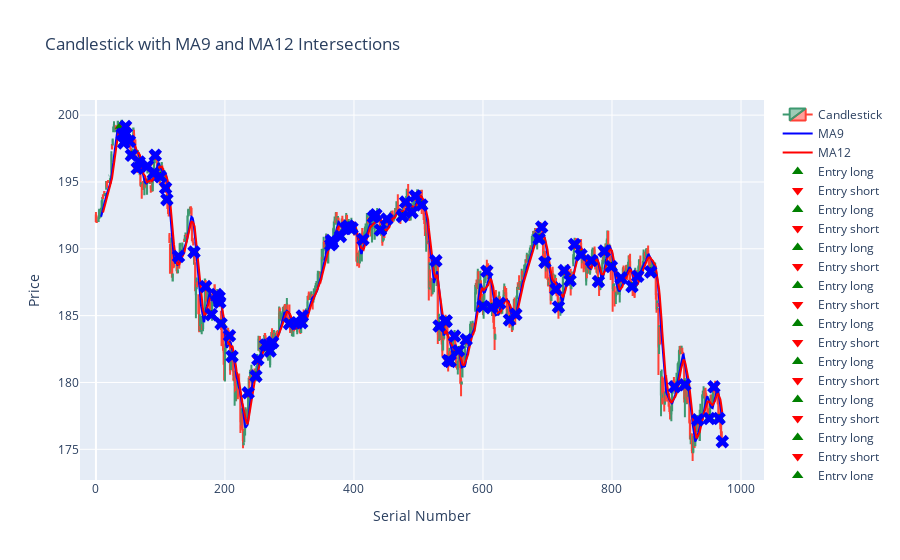

Notebook source saved alongside this figure:
### Code cell
import pandas as pd
import numpy as np
import plotly.graph_objects as go

# Load data
df = pd.read_csv('/workspaces/Futures-First/BackTest/data/LE Feb25_90min.csv')
df['Date'] = pd.to_datetime(df['Date'])

# Create a Serial Number column
df['Serial'] = range(len(df))

# Calculate Moving Averages
df['MA9'] = df['Close'].rolling(window=9).mean()
df['MA12'] = df['Close'].rolling(window=12).mean()

# Initialize variables
entry_points = []
exit_points = []
positions = []
trades = []
daily_returns = []

# DataFrame to store trade details
trade_details = pd.DataFrame(columns=['Entry Date', 'Exit Date', 'Trade Type', 'Entry Price', 'Exit Price', 'Profit'])

# Constants for tick size and tick price
tick_size = 0.025
tick_price = 10

# Iterate over DataFrame to backtest strategy
for i in range(1, len(df)):
    daily_return = 0
    
    # Check for crossing points (sign change in the difference)
    if df['MA9'][i] > df['MA12'][i] and df['MA9'][i-1] <= df['MA12'][i-1]:
        # MA9 crosses above MA12
        if positions and positions[-1]['type'] == 'long':
            # Close long position
            exit_price = df['Close'][i]
            entry_price = positions[-1]['entry_price']
            ticks = (exit_price - entry_price) / tick_size
            profit = ticks * tick_price
            exit_points.append((df['Serial'][i], exit_price, 'long'))
            trades.append(profit)
            trade_details = pd.concat([trade_details, pd.DataFrame({
                'Entry Date': [positions[-1]['entry_date']],
                'Exit Date': [df['Date'][i]],
                'Trade Type': ['Long'],
                'Entry Price': [entry_price],
                'Exit Price': [exit_price],
                'Profit': [profit]
            })], ignore_index=True)
            daily_return = profit / entry_price
            positions.pop()
        
        # Open short position
        positions.append({'type': 'short', 'entry_price': df['Close'][i], 'entry_date': df['Date'][i]})
        entry_points.append((df['Serial'][i], df['Close'][i], 'short'))
    
    elif df['MA9'][i] < df['MA12'][i] and df['MA9'][i-1] >= df['MA12'][i-1]:
        # MA9 crosses below MA12
        if positions and positions[-1]['type'] == 'short':
            # Close short position
            exit_price = df['Close'][i]
            entry_price = positions[-1]['entry_price']
            ticks = (entry_price - exit_price) / tick_size
            profit = ticks * tick_price
            exit_points.append((df['Serial'][i], exit_price, 'short'))
            trades.append(profit)
            trade_details = pd.concat([trade_details, pd.DataFrame({
                'Entry Date': [positions[-1]['entry_date']],
                'Exit Date': [df['Date'][i]],
                'Trade Type': ['Short'],
                'Entry Price': [entry_price],
                'Exit Price': [exit_price],
                'Profit': [profit]
            })], ignore_index=True)
            daily_return = profit / entry_price
            positions.pop()
        
        # Open long position
        positions.append({'type': 'long', 'entry_price': df['Close'][i], 'entry_date': df['Date'][i]})
        entry_points.append((df['Serial'][i], df['Close'][i], 'long'))
    
    daily_returns.append(daily_return)

# Close any open position at the end of the period
if positions:
    exit_price = df['Close'].iloc[-1]
    entry_price = positions[-1]['entry_price']
    if positions[-1]['type'] == 'long':
        ticks = (exit_price - entry_price) / tick_size
    else:
        ticks = (entry_price - exit_price) / tick_size
    profit = ticks * tick_price
    exit_points.append((df['Serial'].iloc[-1], exit_price, positions[-1]['type']))
    trades.append(profit)
    trade_details = pd.concat([trade_details, pd.DataFrame({
        'Entry Date': [positions[-1]['entry_date']],
        'Exit Date': [df['Date'].iloc[-1]],
        'Trade Type': [positions[-1]['type'].capitalize()],
        'Entry Price': [entry_price],
        'Exit Price': [exit_price],
        'Profit': [profit]
    })], ignore_index=True)

# Calculate total profit
total_profit = sum(trades)

# Calculate Sharpe Ratio
risk_free_rate = 0.02  # Assume 2% annual risk-free rate
daily_rf_rate = (1 + risk_free_rate) ** (1/252) - 1
excess_returns = np.array(daily_returns) - daily_rf_rate
sharpe_ratio = np.sqrt(252) * np.mean(excess_returns) / np.std(excess_returns)

# Create Candlestick Chart
fig = go.Figure(data=[go.Candlestick(x=df['Serial'],
                                     open=df['Open'],
                                     high=df['High'],
                                     low=df['Low'],
                                     close=df['Close'],
                                     name='Candlestick')])

# Add MA9 and MA12 to the chart
fig.add_trace(go.Scatter(x=df['Serial'], y=df['MA9'], mode='lines', name='MA9', line=dict(color='blue')))
fig.add_trace(go.Scatter(x=df['Serial'], y=df['MA12'], mode='lines', name='MA12', line=dict(color='red')))

# Add entry and exit points to the chart
for point in entry_points:
    fig.add_trace(go.Scatter(x=[point[0]], y=[point[1]], mode='markers', name=f"Entry {point[2]}", 
                             marker=dict(symbol='triangle-up' if point[2] == 'long' else 'triangle-down', size=10, color='green' if point[2] == 'long' else 'red')))
for point in exit_points:
    fig.add_trace(go.Scatter(x=[point[0]], y=[point[1]], mode='markers', name=f"Exit {point[2]}", 
                             marker=dict(symbol='x', size=12, color='blue')))

# Update layout
fig.update_layout(title='Candlestick with MA9 and MA12 Intersections',
                  xaxis_title='Serial Number',
                  yaxis_title='Price',
                  xaxis_rangeslider_visible=False)

# Show interactive plot
fig.show()

# Print performance metrics
print(f"Total Profit: ${total_profit:.2f}")
print(f"Sharpe Ratio: {sharpe_ratio:.2f}")

# Display trade details
print(trade_details)

### Figure 1 — Plotly figure (JSON) as saved in the notebook; plotly's stock layout.template omitted (floating-point values rounded to 4 significant figures; data arrays with more than 128 entries replaced by an {"elided": "..."} marker saying what was removed)
{"data": [{"close": {"elided": "972 float values"}, "high": {"elided": "972 float values"}, "low": {"elided": "972 float values"}, "name": "Candlestick", "open": {"elided": "972 float values"}, "type": "candlestick", "x": {"elided": "972 int values"}}, {"line": {"color": "blue"}, "mode": "lines", "name": "MA9", "type": "scatter", "x": {"elided": "972 int values"}, "y": {"elided": "972 float values"}}, {"line": {"color": "red"}, "mode": "lines", "name": "MA12", "type": "scatter", "x": {"elided": "972 int values"}, "y": {"elided": "972 float values"}}, {"marker": {"color": "green", "size": 10, "symbol": "triangle-up"}, "mode": "markers", "name": "Entry long", "type": "scatter", "x": [38], "y": [199.2]}, {"marker": {"color": "red", "size": 10, "symbol": "triangle-down"}, "mode": "markers", "name": "Entry short", "type": "scatter", "x": [41], "y": [198.6]}, {"marker": {"color": "green", "size": 10, "symbol": "triangle-up"}, "mode": "markers", "name": "Entry long", "type": "scatter", "x": [43], "y": [197.9]}, {"marker": {"color": "red", "size": 10, "symbol": "triangle-down"}, "mode": "markers", "name": "Entry short", "type": "scatter", "x": [46], "y": [199.2]}, {"marker": {"color": "green", "size": 10, "symbol": "triangle-up"}, "mode": "markers", "name": "Entry long", "type": "scatter", "x": [47], "y": [198.6]}, {"marker": {"color": "red", "size": 10, "symbol": "triangle-down"}, "mode": "markers", "name": "Entry short", "type": "scatter", "x": [52], "y": [198.1]}, {"marker": {"color": "green", "size": 10, "symbol": "triangle-up"}, "mode": "markers", "name": "Entry long", "type": "scatter", "x": [55], "y": [197]}, {"marker": {"color": "red", "size": 10, "symbol": "triangle-down"}, "mode": "markers", "name": "Entry short", "type": "scatter", "x": [64], "y": [196.0]}, {"marker": {"color": "green", "size": 10, "symbol": "triangle-up"}, "mode": "markers", "name": "Entry long", "type": "scatter", "x": [67], "y": [196.5]}, {"marker": {"color": "red", "size": 10, "symbol": "triangle-down"}, "mode": "markers", "name": "Entry short", "type": "scatter", "x": [80], "y": [196.2]}, {"marker": {"color": "green", "size": 10, "symbol": "triangle-up"}, "mode": "markers", "name": "Entry long", "type": "scatter", "x": [89], "y": [195.7]}, {"marker": {"color": "red", "size": 10, "symbol": "triangle-down"}, "mode": "markers", "name": "Entry short", "type": "scatter", "x": [92], "y": [197]}, {"marker": {"color": "green", "size": 10, "symbol": "triangle-up"}, "mode": "markers", "name": "Entry long", "type": "scatter", "x": [100], "y": [195.4]}, {"marker": {"color": "red", "size": 10, "symbol": "triangle-down"}, "mode": "markers", "name": "Entry short", "type": "scatter", "x": [108], "y": [194.6]}, {"marker": {"color": "green", "size": 10, "symbol": "triangle-up"}, "mode": "markers", "name": "Entry long", "type": "scatter", "x": [110], "y": [193.7]}, {"marker": {"color": "red", "size": 10, "symbol": "triangle-down"}, "mode": "markers", "name": "Entry short", "type": "scatter", "x": [128], "y": [189.4]}, {"marker": {"color": "green", "size": 10, "symbol": "triangle-up"}, "mode": "markers", "name": "Entry long", "type": "scatter", "x": [152], "y": [189.8]}, {"marker": {"color": "red", "size": 10, "symbol": "triangle-down"}, "mode": "markers", "name": "Entry short", "type": "scatter", "x": [170], "y": [187.2]}, {"marker": {"color": "green", "size": 10, "symbol": "triangle-up"}, "mode": "markers", "name": "Entry long", "type": "scatter", "x": [179], "y": [185.1]}, {"marker": {"color": "red", "size": 10, "symbol": "triangle-down"}, "mode": "markers", "name": "Entry short", "type": "scatter", "x": [187], "y": [186.6]}, {"marker": {"color": "green", "size": 10, "symbol": "triangle-up"}, "mode": "markers", "name": "Entry long", "type": "scatter", "x": [191], "y": [186.4]}, {"marker": {"color": "red", "size": 10, "symbol": "triangle-down"}, "mode": "markers", "name": "Entry short", "type": "scatter", "x": [192], "y": [186]}, {"marker": {"color": "green", "size": 10, "symbol": "triangle-up"}, "mode": "markers", "name": "Entry long", "type": "scatter", "x": [194], "y": [184.4]}, {"marker": {"color": "red", "size": 10, "symbol": "triangle-down"}, "mode": "markers", "name": "Entry short", "type": "scatter", "x": [207], "y": [183.5]}, {"marker": {"color": "green", "size": 10, "symbol": "triangle-up"}, "mode": "markers", "name": "Entry long", "type": "scatter", "x": [211], "y": [181.9]}, {"marker": {"color": "red", "size": 10, "symbol": "triangle-down"}, "mode": "markers", "name": "Entry short", "type": "scatter", "x": [236], "y": [179.2]}, {"marker": {"color": "green", "size": 10, "symbol": "triangle-up"}, "mode": "markers", "name": "Entry long", "type": "scatter", "x": [248], "y": [180.5]}, {"marker": {"color": "red", "size": 10, "symbol": "triangle-down"}, "mode": "markers", "name": "Entry short", "type": "scatter", "x": [251], "y": [181.7]}, {"marker": {"color": "green", "size": 10, "symbol": "triangle-up"}, "mode": "markers", "name": "Entry long", "type": "scatter", "x": [263], "y": [182.8]}, {"marker": {"color": "red", "size": 10, "symbol": "triangle-down"}, "mode": "markers", "name": "Entry short", "type": "scatter", "x": [267], "y": [182.8]}, {"marker": {"color": "green", "size": 10, "symbol": "triangle-up"}, "mode": "markers", "name": "Entry long", "type": "scatter", "x": [270], "y": [182.3]}, {"marker": {"color": "red", "size": 10, "symbol": "triangle-down"}, "mode": "markers", "name": "Entry short", "type": "scatter", "x": [274], "y": [183]}, {"marker": {"color": "green", "size": 10, "symbol": "triangle-up"}, "mode": "markers", "name": "Entry long", "type": "scatter", "x": [300], "y": [184.4]}, {"marker": {"color": "red", "size": 10, "symbol": "triangle-down"}, "mode": "markers", "name": "Entry short", "type": "scatter", "x": [312], "y": [184.5]}, {"marker": {"color": "green", "size": 10, "symbol": "triangle-up"}, "mode": "markers", "name": "Entry long", "type": "scatter", "x": [319], "y": [184.5]}, {"marker": {"color": "red", "size": 10, "symbol": "triangle-down"}, "mode": "markers", "name": "Entry short", "type": "scatter", "x": [320], "y": [185.0]}, {"marker": {"color": "green", "size": 10, "symbol": "triangle-up"}, "mode": "markers", "name": "Entry long", "type": "scatter", "x": [364], "y": [190.3]}, {"marker": {"color": "red", "size": 10, "symbol": "triangle-down"}, "mode": "markers", "name": "Entry short", "type": "scatter", "x": [365], "y": [190.6]}, {"marker": {"color": "green", "size": 10, "symbol": "triangle-up"}, "mode": "markers", "name": "Entry long", "type": "scatter", "x": [366], "y": [190.5]}, {"marker": {"color": "red", "size": 10, "symbol": "triangle-down"}, "mode": "markers", "name": "Entry short", "type": "scatter", "x": [367], "y": [190.4]}, {"marker": {"color": "green", "size": 10, "symbol": "triangle-up"}, "mode": "markers", "name": "Entry long", "type": "scatter", "x": [379], "y": [190.9]}, {"marker": {"color": "red", "size": 10, "symbol": "triangle-down"}, "mode": "markers", "name": "Entry short", "type": "scatter", "x": [387], "y": [191.5]}, {"marker": {"color": "green", "size": 10, "symbol": "triangle-up"}, "mode": "markers", "name": "Entry long", "type": "scatter", "x": [391], "y": [191.7]}, {"marker": {"color": "red", "size": 10, "symbol": "triangle-down"}, "mode": "markers", "name": "Entry short", "type": "scatter", "x": [395], "y": [191.5]}, {"marker": {"color": "green", "size": 10, "symbol": "triangle-up"}, "mode": "markers", "name": "Entry long", "type": "scatter", "x": [397], "y": [191.6]}, {"marker": {"color": "red", "size": 10, "symbol": "triangle-down"}, "mode": "markers", "name": "Entry short", "type": "scatter", "x": [414], "y": [190.7]}, {"marker": {"color": "green", "size": 10, "symbol": "triangle-up"}, "mode": "markers", "name": "Entry long", "type": "scatter", "x": [430], "y": [192.4]}, {"marker": {"color": "red", "size": 10, "symbol": "triangle-down"}, "mode": "markers", "name": "Entry short", "type": "scatter", "x": [434], "y": [192.6]}, {"marker": {"color": "green", "size": 10, "symbol": "triangle-up"}, "mode": "markers", "name": "Entry long", "type": "scatter", "x": [441], "y": [191.4]}, {"marker": {"color": "red", "size": 10, "symbol": "triangle-down"}, "mode": "markers", "name": "Entry short", "type": "scatter", "x": [451], "y": [192.2]}, {"marker": {"color": "green", "size": 10, "symbol": "triangle-up"}, "mode": "markers", "name": "Entry long", "type": "scatter", "x": [475], "y": [192.4]}, {"marker": {"color": "red", "size": 10, "symbol": "triangle-down"}, "mode": "markers", "name": "Entry short", "type": "scatter", "x": [480], "y": [193.5]}, {"marker": {"color": "green", "size": 10, "symbol": "triangle-up"}, "mode": "markers", "name": "Entry long", "type": "scatter", "x": [490], "y": [192.7]}, {"marker": {"color": "red", "size": 10, "symbol": "triangle-down"}, "mode": "markers", "name": "Entry short", "type": "scatter", "x": [495], "y": [193.9]}, {"marker": {"color": "green", "size": 10, "symbol": "triangle-up"}, "mode": "markers", "name": "Entry long", "type": "scatter", "x": [505], "y": [193.3]}, {"marker": {"color": "red", "size": 10, "symbol": "triangle-down"}, "mode": "markers", "name": "Entry short", "type": "scatter", "x": [527], "y": [189.1]}, {"marker": {"color": "green", "size": 10, "symbol": "triangle-up"}, "mode": "markers", "name": "Entry long", "type": "scatter", "x": [532], "y": [184.2]}, {"marker": {"color": "red", "size": 10, "symbol": "triangle-down"}, "mode": "markers", "name": "Entry short", "type": "scatter", "x": [542], "y": [184.6]}, {"marker": {"color": "green", "size": 10, "symbol": "triangle-up"}, "mode": "markers", "name": "Entry long", "type": "scatter", "x": [543], "y": [184.6]}, {"marker": {"color": "red", "size": 10, "symbol": "triangle-down"}, "mode": "markers", "name": "Entry short", "type": "scatter", "x": [546], "y": [181.7]}, {"marker": {"color": "green", "size": 10, "symbol": "triangle-up"}, "mode": "markers", "name": "Entry long", "type": "scatter", "x": [549], "y": [181.6]}, {"marker": {"color": "red", "size": 10, "symbol": "triangle-down"}, "mode": "markers", "name": "Entry short", "type": "scatter", "x": [556], "y": [183.5]}, {"marker": {"color": "green", "size": 10, "symbol": "triangle-up"}, "mode": "markers", "name": "Entry long", "type": "scatter", "x": [562], "y": [182.4]}, {"marker": {"color": "red", "size": 10, "symbol": "triangle-down"}, "mode": "markers", "name": "Entry short", "type": "scatter", "x": [574], "y": [183.2]}, {"marker": {"color": "green", "size": 10, "symbol": "triangle-up"}, "mode": "markers", "name": "Entry long", "type": "scatter", "x": [600], "y": [185.7]}, {"marker": {"color": "red", "size": 10, "symbol": "triangle-down"}, "mode": "markers", "name": "Entry short", "type": "scatter", "x": [606], "y": [188.3]}, {"marker": {"color": "green", "size": 10, "symbol": "triangle-up"}, "mode": "markers", "name": "Entry long", "type": "scatter", "x": [613], "y": [185.6]}, {"marker": {"color": "red", "size": 10, "symbol": "triangle-down"}, "mode": "markers", "name": "Entry short", "type": "scatter", "x": [626], "y": [185.9]}, {"marker": {"color": "green", "size": 10, "symbol": "triangle-up"}, "mode": "markers", "name": "Entry long", "type": "scatter", "x": [641], "y": [184.7]}, {"marker": {"color": "red", "size": 10, "symbol": "triangle-down"}, "mode": "markers", "name": "Entry short", "type": "scatter", "x": [651], "y": [185.1]}, {"marker": {"color": "green", "size": 10, "symbol": "triangle-up"}, "mode": "markers", "name": "Entry long", "type": "scatter", "x": [687], "y": [190.8]}, {"marker": {"color": "red", "size": 10, "symbol": "triangle-down"}, "mode": "markers", "name": "Entry short", "type": "scatter", "x": [691], "y": [191.6]}, {"marker": {"color": "green", "size": 10, "symbol": "triangle-up"}, "mode": "markers", "name": "Entry long", "type": "scatter", "x": [696], "y": [189]}, {"marker": {"color": "red", "size": 10, "symbol": "triangle-down"}, "mode": "markers", "name": "Entry short", "type": "scatter", "x": [713], "y": [187.0]}, {"marker": {"color": "green", "size": 10, "symbol": "triangle-up"}, "mode": "markers", "name": "Entry long", "type": "scatter", "x": [717], "y": [185.7]}, {"marker": {"color": "red", "size": 10, "symbol": "triangle-down"}, "mode": "markers", "name": "Entry short", "type": "scatter", "x": [726], "y": [188.4]}, {"marker": {"color": "green", "size": 10, "symbol": "triangle-up"}, "mode": "markers", "name": "Entry long", "type": "scatter", "x": [735], "y": [187.6]}, {"marker": {"color": "red", "size": 10, "symbol": "triangle-down"}, "mode": "markers", "name": "Entry short", "type": "scatter", "x": [742], "y": [190.3]}, {"marker": {"color": "green", "size": 10, "symbol": "triangle-up"}, "mode": "markers", "name": "Entry long", "type": "scatter", "x": [752], "y": [189.6]}, {"marker": {"color": "red", "size": 10, "symbol": "triangle-down"}, "mode": "markers", "name": "Entry short", "type": "scatter", "x": [768], "y": [189.1]}, {"marker": {"color": "green", "size": 10, "symbol": "triangle-up"}, "mode": "markers", "name": "Entry long", "type": "scatter", "x": [779], "y": [187.6]}, {"marker": {"color": "red", "size": 10, "symbol": "triangle-down"}, "mode": "markers", "name": "Entry short", "type": "scatter", "x": [788], "y": [189.8]}, {"marker": {"color": "green", "size": 10, "symbol": "triangle-up"}, "mode": "markers", "name": "Entry long", "type": "scatter", "x": [799], "y": [188.7]}, {"marker": {"color": "red", "size": 10, "symbol": "triangle-down"}, "mode": "markers", "name": "Entry short", "type": "scatter", "x": [814], "y": [187.8]}, {"marker": {"color": "green", "size": 10, "symbol": "triangle-up"}, "mode": "markers", "name": "Entry long", "type": "scatter", "x": [831], "y": [187.2]}, {"marker": {"color": "red", "size": 10, "symbol": "triangle-down"}, "mode": "markers", "name": "Entry short", "type": "scatter", "x": [840], "y": [187.9]}, {"marker": {"color": "green", "size": 10, "symbol": "triangle-up"}, "mode": "markers", "name": "Entry long", "type": "scatter", "x": [860], "y": [188.3]}, {"marker": {"color": "red", "size": 10, "symbol": "triangle-down"}, "mode": "markers", "name": "Entry short", "type": "scatter", "x": [897], "y": [179.7]}, {"marker": {"color": "green", "size": 10, "symbol": "triangle-up"}, "mode": "markers", "name": "Entry long", "type": "scatter", "x": [913], "y": [179.8]}, {"marker": {"color": "red", "size": 10, "symbol": "triangle-down"}, "mode": "markers", "name": "Entry short", "type": "scatter", "x": [933], "y": [177.2]}, {"marker": {"color": "green", "size": 10, "symbol": "triangle-up"}, "mode": "markers", "name": "Entry long", "type": "scatter", "x": [951], "y": [177.3]}, {"marker": {"color": "red", "size": 10, "symbol": "triangle-down"}, "mode": "markers", "name": "Entry short", "type": "scatter", "x": [958], "y": [179.7]}, {"marker": {"color": "green", "size": 10, "symbol": "triangle-up"}, "mode": "markers", "name": "Entry long", "type": "scatter", "x": [966], "y": [177.3]}, {"marker": {"color": "blue", "size": 12, "symbol": "x"}, "mode": "markers", "name": "Exit long", "type": "scatter", "x": [41], "y": [198.6]}, {"marker": {"color": "blue", "size": 12, "symbol": "x"}, "mode": "markers", "name": "Exit short", "type": "scatter", "x": [43], "y": [197.9]}, {"marker": {"color": "blue", "size": 12, "symbol": "x"}, "mode": "markers", "name": "Exit long", "type": "scatter", "x": [46], "y": [199.2]}, {"marker": {"color": "blue", "size": 12, "symbol": "x"}, "mode": "markers", "name": "Exit short", "type": "scatter", "x": [47], "y": [198.6]}, {"marker": {"color": "blue", "size": 12, "symbol": "x"}, "mode": "markers", "name": "Exit long", "type": "scatter", "x": [52], "y": [198.1]}, {"marker": {"color": "blue", "size": 12, "symbol": "x"}, "mode": "markers", "name": "Exit short", "type": "scatter", "x": [55], "y": [197]}, {"marker": {"color": "blue", "size": 12, "symbol": "x"}, "mode": "markers", "name": "Exit long", "type": "scatter", "x": [64], "y": [196.0]}, {"marker": {"color": "blue", "size": 12, "symbol": "x"}, "mode": "markers", "name": "Exit short", "type": "scatter", "x": [67], "y": [196.5]}, {"marker": {"color": "blue", "size": 12, "symbol": "x"}, "mode": "markers", "name": "Exit long", "type": "scatter", "x": [80], "y": [196.2]}, {"marker": {"color": "blue", "size": 12, "symbol": "x"}, "mode": "markers", "name": "Exit short", "type": "scatter", "x": [89], "y": [195.7]}, {"marker": {"color": "blue", "size": 12, "symbol": "x"}, "mode": "markers", "name": "Exit long", "type": "scatter", "x": [92], "y": [197]}, {"marker": {"color": "blue", "size": 12, "symbol": "x"}, "mode": "markers", "name": "Exit short", "type": "scatter", "x": [100], "y": [195.4]}, {"marker": {"color": "blue", "size": 12, "symbol": "x"}, "mode": "markers", "name": "Exit long", "type": "scatter", "x": [108], "y": [194.6]}, {"marker": {"color": "blue", "size": 12, "symbol": "x"}, "mode": "markers", "name": "Exit short", "type": "scatter", "x": [110], "y": [193.7]}, {"marker": {"color": "blue", "size": 12, "symbol": "x"}, "mode": "markers", "name": "Exit long", "type": "scatter", "x": [128], "y": [189.4]}, {"marker": {"color": "blue", "size": 12, "symbol": "x"}, "mode": "markers", "name": "Exit short", "type": "scatter", "x": [152], "y": [189.8]}, {"marker": {"color": "blue", "size": 12, "symbol": "x"}, "mode": "markers", "name": "Exit long", "type": "scatter", "x": [170], "y": [187.2]}, {"marker": {"color": "blue", "size": 12, "symbol": "x"}, "mode": "markers", "name": "Exit short", "type": "scatter", "x": [179], "y": [185.1]}, {"marker": {"color": "blue", "size": 12, "symbol": "x"}, "mode": "markers", "name": "Exit long", "type": "scatter", "x": [187], "y": [186.6]}, {"marker": {"color": "blue", "size": 12, "symbol": "x"}, "mode": "markers", "name": "Exit short", "type": "scatter", "x": [191], "y": [186.4]}, {"marker": {"color": "blue", "size": 12, "symbol": "x"}, "mode": "markers", "name": "Exit long", "type": "scatter", "x": [192], "y": [186]}, {"marker": {"color": "blue", "size": 12, "symbol": "x"}, "mode": "markers", "name": "Exit short", "type": "scatter", "x": [194], "y": [184.4]}, {"marker": {"color": "blue", "size": 12, "symbol": "x"}, "mode": "markers", "name": "Exit long", "type": "scatter", "x": [207], "y": [183.5]}, {"marker": {"color": "blue", "size": 12, "symbol": "x"}, "mode": "markers", "name": "Exit short", "type": "scatter", "x": [211], "y": [181.9]}, {"marker": {"color": "blue", "size": 12, "symbol": "x"}, "mode": "markers", "name": "Exit long", "type": "scatter", "x": [236], "y": [179.2]}, {"marker": {"color": "blue", "size": 12, "symbol": "x"}, "mode": "markers", "name": "Exit short", "type": "scatter", "x": [248], "y": [180.5]}, {"marker": {"color": "blue", "size": 12, "symbol": "x"}, "mode": "markers", "name": "Exit long", "type": "scatter", "x": [251], "y": [181.7]}, {"marker": {"color": "blue", "size": 12, "symbol": "x"}, "mode": "markers", "name": "Exit short", "type": "scatter", "x": [263], "y": [182.8]}, {"marker": {"color": "blue", "size": 12, "symbol": "x"}, "mode": "markers", "name": "Exit long", "type": "scatter", "x": [267], "y": [182.8]}, {"marker": {"color": "blue", "size": 12, "symbol": "x"}, "mode": "markers", "name": "Exit short", "type": "scatter", "x": [270], "y": [182.3]}, {"marker": {"color": "blue", "size": 12, "symbol": "x"}, "mode": "markers", "name": "Exit long", "type": "scatter", "x": [274], "y": [183]}, {"marker": {"color": "blue", "size": 12, "symbol": "x"}, "mode": "markers", "name": "Exit short", "type": "scatter", "x": [300], "y": [184.4]}, {"marker": {"color": "blue", "size": 12, "symbol": "x"}, "mode": "markers", "name": "Exit long", "type": "scatter", "x": [312], "y": [184.5]}, {"marker": {"color": "blue", "size": 12, "symbol": "x"}, "mode": "markers", "name": "Exit short", "type": "scatter", "x": [319], "y": [184.5]}, {"marker": {"color": "blue", "size": 12, "symbol": "x"}, "mode": "markers", "name": "Exit long", "type": "scatter", "x": [320], "y": [185.0]}, {"marker": {"color": "blue", "size": 12, "symbol": "x"}, "mode": "markers", "name": "Exit short", "type": "scatter", "x": [364], "y": [190.3]}, {"marker": {"color": "blue", "size": 12, "symbol": "x"}, "mode": "markers", "name": "Exit long", "type": "scatter", "x": [365], "y": [190.6]}, {"marker": {"color": "blue", "size": 12, "symbol": "x"}, "mode": "markers", "name": "Exit short", "type": "scatter", "x": [366], "y": [190.5]}, {"marker": {"color": "blue", "size": 12, "symbol": "x"}, "mode": "markers", "name": "Exit long", "type": "scatter", "x": [367], "y": [190.4]}, {"marker": {"color": "blue", "size": 12, "symbol": "x"}, "mode": "markers", "name": "Exit short", "type": "scatter", "x": [379], "y": [190.9]}, {"marker": {"color": "blue", "size": 12, "symbol": "x"}, "mode": "markers", "name": "Exit long", "type": "scatter", "x": [387], "y": [191.5]}, {"marker": {"color": "blue", "size": 12, "symbol": "x"}, "mode": "markers", "name": "Exit short", "type": "scatter", "x": [391], "y": [191.7]}, {"marker": {"color": "blue", "size": 12, "symbol": "x"}, "mode": "markers", "name": "Exit long", "type": "scatter", "x": [395], "y": [191.5]}, {"marker": {"color": "blue", "size": 12, "symbol": "x"}, "mode": "markers", "name": "Exit short", "type": "scatter", "x": [397], "y": [191.6]}, {"marker": {"color": "blue", "size": 12, "symbol": "x"}, "mode": "markers", "name": "Exit long", "type": "scatter", "x": [414], "y": [190.7]}, {"marker": {"color": "blue", "size": 12, "symbol": "x"}, "mode": "markers", "name": "Exit short", "type": "scatter", "x": [430], "y": [192.4]}, {"marker": {"color": "blue", "size": 12, "symbol": "x"}, "mode": "markers", "name": "Exit long", "type": "scatter", "x": [434], "y": [192.6]}, {"marker": {"color": "blue", "size": 12, "symbol": "x"}, "mode": "markers", "name": "Exit short", "type": "scatter", "x": [441], "y": [191.4]}, {"marker": {"color": "blue", "size": 12, "symbol": "x"}, "mode": "markers", "name": "Exit long", "type": "scatter", "x": [451], "y": [192.2]}, {"marker": {"color": "blue", "size": 12, "symbol": "x"}, "mode": "markers", "name": "Exit short", "type": "scatter", "x": [475], "y": [192.4]}, {"marker": {"color": "blue", "size": 12, "symbol": "x"}, "mode": "markers", "name": "Exit long", "type": "scatter", "x": [480], "y": [193.5]}, {"marker": {"color": "blue", "size": 12, "symbol": "x"}, "mode": "markers", "name": "Exit short", "type": "scatter", "x": [490], "y": [192.7]}, {"marker": {"color": "blue", "size": 12, "symbol": "x"}, "mode": "markers", "name": "Exit long", "type": "scatter", "x": [495], "y": [193.9]}, {"marker": {"color": "blue", "size": 12, "symbol": "x"}, "mode": "markers", "name": "Exit short", "type": "scatter", "x": [505], "y": [193.3]}, {"marker": {"color": "blue", "size": 12, "symbol": "x"}, "mode": "markers", "name": "Exit long", "type": "scatter", "x": [527], "y": [189.1]}, {"marker": {"color": "blue", "size": 12, "symbol": "x"}, "mode": "markers", "name": "Exit short", "type": "scatter", "x": [532], "y": [184.2]}, {"marker": {"color": "blue", "size": 12, "symbol": "x"}, "mode": "markers", "name": "Exit long", "type": "scatter", "x": [542], "y": [184.6]}, {"marker": {"color": "blue", "size": 12, "symbol": "x"}, "mode": "markers", "name": "Exit short", "type": "scatter", "x": [543], "y": [184.6]}, {"marker": {"color": "blue", "size": 12, "symbol": "x"}, "mode": "markers", "name": "Exit long", "type": "scatter", "x": [546], "y": [181.7]}, {"marker": {"color": "blue", "size": 12, "symbol": "x"}, "mode": "markers", "name": "Exit short", "type": "scatter", "x": [549], "y": [181.6]}, {"marker": {"color": "blue", "size": 12, "symbol": "x"}, "mode": "markers", "name": "Exit long", "type": "scatter", "x": [556], "y": [183.5]}, {"marker": {"color": "blue", "size": 12, "symbol": "x"}, "mode": "markers", "name": "Exit short", "type": "scatter", "x": [562], "y": [182.4]}, {"marker": {"color": "blue", "size": 12, "symbol": "x"}, "mode": "markers", "name": "Exit long", "type": "scatter", "x": [574], "y": [183.2]}, {"marker": {"color": "blue", "size": 12, "symbol": "x"}, "mode": "markers", "name": "Exit short", "type": "scatter", "x": [600], "y": [185.7]}, {"marker": {"color": "blue", "size": 12, "symbol": "x"}, "mode": "markers", "name": "Exit long", "type": "scatter", "x": [606], "y": [188.3]}, {"marker": {"color": "blue", "size": 12, "symbol": "x"}, "mode": "markers", "name": "Exit short", "type": "scatter", "x": [613], "y": [185.6]}, {"marker": {"color": "blue", "size": 12, "symbol": "x"}, "mode": "markers", "name": "Exit long", "type": "scatter", "x": [626], "y": [185.9]}, {"marker": {"color": "blue", "size": 12, "symbol": "x"}, "mode": "markers", "name": "Exit short", "type": "scatter", "x": [641], "y": [184.7]}, {"marker": {"color": "blue", "size": 12, "symbol": "x"}, "mode": "markers", "name": "Exit long", "type": "scatter", "x": [651], "y": [185.1]}, {"marker": {"color": "blue", "size": 12, "symbol": "x"}, "mode": "markers", "name": "Exit short", "type": "scatter", "x": [687], "y": [190.8]}, {"marker": {"color": "blue", "size": 12, "symbol": "x"}, "mode": "markers", "name": "Exit long", "type": "scatter", "x": [691], "y": [191.6]}, {"marker": {"color": "blue", "size": 12, "symbol": "x"}, "mode": "markers", "name": "Exit short", "type": "scatter", "x": [696], "y": [189]}, {"marker": {"color": "blue", "size": 12, "symbol": "x"}, "mode": "markers", "name": "Exit long", "type": "scatter", "x": [713], "y": [187.0]}, {"marker": {"color": "blue", "size": 12, "symbol": "x"}, "mode": "markers", "name": "Exit short", "type": "scatter", "x": [717], "y": [185.7]}, {"marker": {"color": "blue", "size": 12, "symbol": "x"}, "mode": "markers", "name": "Exit long", "type": "scatter", "x": [726], "y": [188.4]}, {"marker": {"color": "blue", "size": 12, "symbol": "x"}, "mode": "markers", "name": "Exit short", "type": "scatter", "x": [735], "y": [187.6]}, {"marker": {"color": "blue", "size": 12, "symbol": "x"}, "mode": "markers", "name": "Exit long", "type": "scatter", "x": [742], "y": [190.3]}, {"marker": {"color": "blue", "size": 12, "symbol": "x"}, "mode": "markers", "name": "Exit short", "type": "scatter", "x": [752], "y": [189.6]}, {"marker": {"color": "blue", "size": 12, "symbol": "x"}, "mode": "markers", "name": "Exit long", "type": "scatter", "x": [768], "y": [189.1]}, {"marker": {"color": "blue", "size": 12, "symbol": "x"}, "mode": "markers", "name": "Exit short", "type": "scatter", "x": [779], "y": [187.6]}, {"marker": {"color": "blue", "size": 12, "symbol": "x"}, "mode": "markers", "name": "Exit long", "type": "scatter", "x": [788], "y": [189.8]}, {"marker": {"color": "blue", "size": 12, "symbol": "x"}, "mode": "markers", "name": "Exit short", "type": "scatter", "x": [799], "y": [188.7]}, {"marker": {"color": "blue", "size": 12, "symbol": "x"}, "mode": "markers", "name": "Exit long", "type": "scatter", "x": [814], "y": [187.8]}, {"marker": {"color": "blue", "size": 12, "symbol": "x"}, "mode": "markers", "name": "Exit short", "type": "scatter", "x": [831], "y": [187.2]}, {"marker": {"color": "blue", "size": 12, "symbol": "x"}, "mode": "markers", "name": "Exit long", "type": "scatter", "x": [840], "y": [187.9]}, {"marker": {"color": "blue", "size": 12, "symbol": "x"}, "mode": "markers", "name": "Exit short", "type": "scatter", "x": [860], "y": [188.3]}, {"marker": {"color": "blue", "size": 12, "symbol": "x"}, "mode": "markers", "name": "Exit long", "type": "scatter", "x": [897], "y": [179.7]}, {"marker": {"color": "blue", "size": 12, "symbol": "x"}, "mode": "markers", "name": "Exit short", "type": "scatter", "x": [913], "y": [179.8]}, {"marker": {"color": "blue", "size": 12, "symbol": "x"}, "mode": "markers", "name": "Exit long", "type": "scatter", "x": [933], "y": [177.2]}, {"marker": {"color": "blue", "size": 12, "symbol": "x"}, "mode": "markers", "name": "Exit short", "type": "scatter", "x": [951], "y": [177.3]}, {"marker": {"color": "blue", "size": 12, "symbol": "x"}, "mode": "markers", "name": "Exit long", "type": "scatter", "x": [958], "y": [179.7]}, {"marker": {"color": "blue", "size": 12, "symbol": "x"}, "mode": "markers", "name": "Exit short", "type": "scatter", "x": [966], "y": [177.3]}, {"marker": {"color": "blue", "size": 12, "symbol": "x"}, "mode": "markers", "name": "Exit long", "type": "scatter", "x": [971], "y": [175.6]}], "layout": {"title": {"text": "Candlestick with MA9 and MA12 Intersections"}, "xaxis": {"rangeslider": {"visible": false}, "title": {"text": "Serial Number"}}, "yaxis": {"title": {"text": "Price"}}}}
